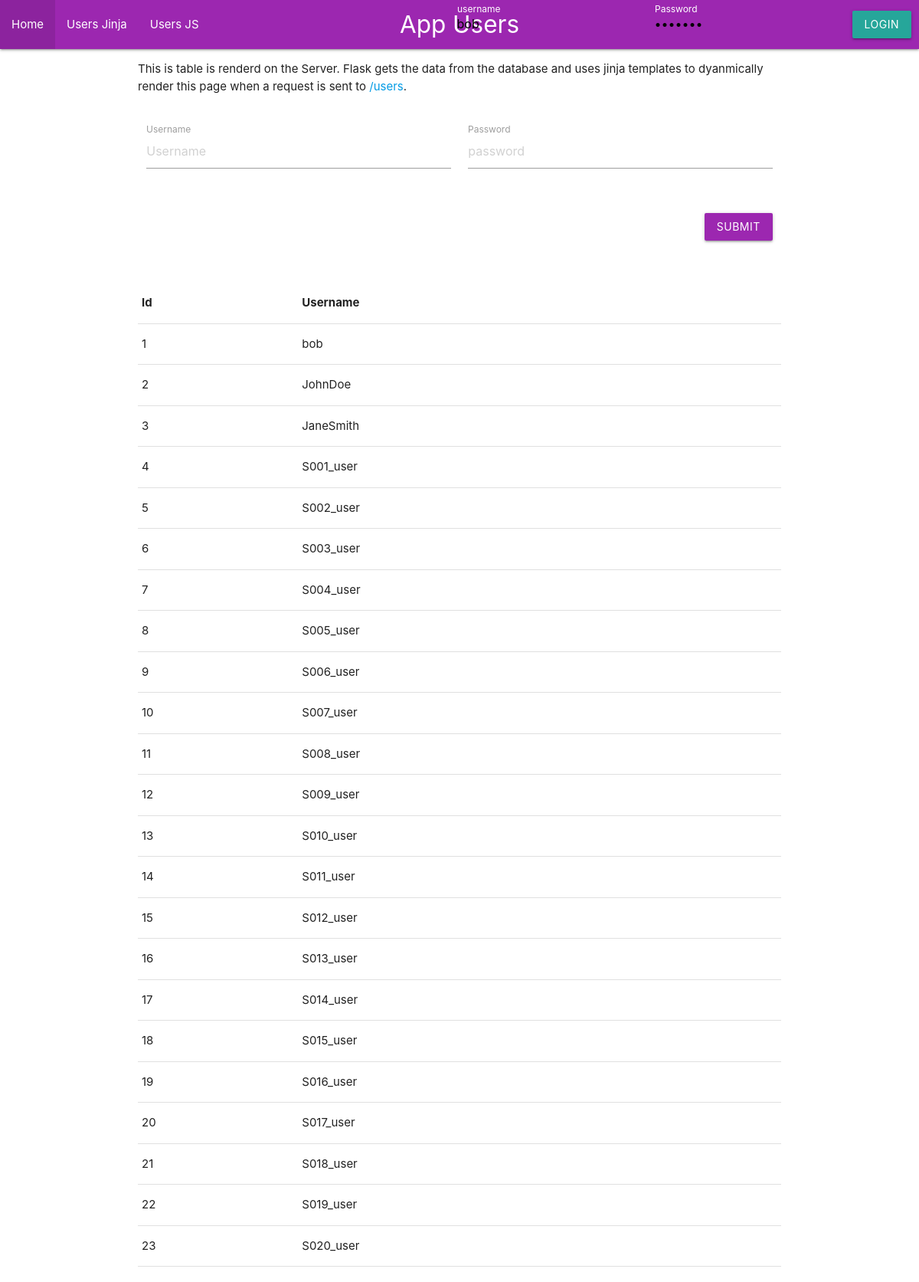
Screenshot of /users with the database file from the repository.
### App/models/user.py (models this page shows, shortened)
class User(db.Model):
    __tablename__ = "user"
    id = db.Column(db.Integer, primary_key=True)
    username =  db.Column(db.String(20), nullable=False, unique=True)
    password = db.Column(db.String(120), nullable=False)
    user_type = db.Column(db.String(20))
    firstName = db.Column(db.String(50), nullable=False)
    lastName = db.Column(db.String(50), nullable=False)
    email = db.Column(db.String(100), nullable=False)
    __mapper_args__ = {
        "polymorphic_identity": "user",
        "polymorphic_on": user_type,  # Updated reference to "user_type"
    }

### App/views/user.py (the view)
@user_views.route('/users', methods=['GET'])
def get_user_page():
    users = get_all_users()
    return render_template('users.html', users=users)

### App/controllers/auth.py (called while the page is built)
def add_auth_context(app):
  @app.context_processor
  def inject_user():
      try:
          verify_jwt_in_request()
          user_id = get_jwt_identity()
          current_user = User.query.get(user_id)
          is_authenticated = True
      except Exception as e:
          print(e)
          is_authenticated = False
          current_user = None
      return dict(is_authenticated=is_authenticated, current_user=current_user)

### App/controllers/user.py (called while the page is built)
def get_all_users():
    return User.query.all()

### App/templates/users.html (shortened to what this page needs)
{% extends "layout.html" %}
{% block page %}App Users{% endblock %}
{% block content %}
    <div class="row">
        <p>
            This is table is renderd on the Server. Flask gets the data from the database and uses jinja templates to dyanmically render this page when a request is sent to <a href="/users">/users</a>.
        </p>
    </div>
    <div class="row">
      <form class="col s12" method="POST" action="/users">
        <div class="row">
          <div class="input-field col s6">
            <input placeholder="Username" name="username" type="text" class="validate">
            <label for="username">Username</label>
          </div>
          <div class="input-field col s6">
            <input placeholder="password" name="password" type="password" class="validate">
            <label for="password">Password</label>
          </div>
        </div>
        <div class="row">
          <div class="input-field col s12">
            <button class="btn waves-effect waves-light right purple" type="submit" name="action">Submit</button>
          </div>
        </div>
      </form>
    </div>
    <div class="row">
      <table>
        <thead>
          <tr>
            <th>Id</th><th>Username</th>
          </tr>
        </thead>
        <tbody>
          {% for user in users %}
            <tr>
                <td>{{user.id}}</td>
                <td>{{user.username}}</td>
            </tr>
          {% endfor %}
      </table>
    </div>
{% endblock %}

### App/templates/layout.html (shortened to what this page needs)
<!doctype html>
<html>
  <head>
    <link rel="stylesheet" href="{{ url_for('static', filename='style.css') }}">
    <link rel="stylesheet" href="https://cdnjs.cloudflare.com/ajax/libs/materialize/1.0.0/css/materialize.min.css">
  </head>
  <body>
      <nav class="purple">
          <div class="nav-wrapper">
              <a href="#!" class="brand-logo center">{% block page %}{% endblock %}</a>
              <ul id="nav-mobile" class="left">
                  <li><a href="/">Home</a></li>
                  <li><a href="/users">Users Jinja</a></li>
                  <li><a href="/static/users">Users JS</a></li>
              </ul>
              {% if is_authenticated %}
              <ul id="nav-mobile" class="right">
                <li><a href="/logout">Logout</a></li>
              </ul>
              {% else %}
              <form class="right navbar-form" method="POST" action="/login" style="display: flex; flex-wrap: nowrap; align-items: center; margin-right: 10px;">
                  <div class="input-field" style="margin-right: 10px;">
                      <input placeholder="username" value="bob" name="username" type="text" class="validate" required>
                      <label for="username">username</label>
                  </div>
                  <div class="input-field" style="margin-right: 10px;">
                      <input placeholder="password"value="bobpass" name="password" type="password" class="validate" required>
                      <label for="password">Password</label>
                  </div>
                  <button type="submit" class="btn waves-effect waves-light">Login</button>
              </form>
              {% endif %}
          </div>
      </nav>
    <div class="container" id="content">{% block content %}{% endblock %}</div>
  </body>
</html>

### App/static/style.css (style rules this page uses)
html { padding: 0; }

### App/templates/layout.html (style rules this page uses)
.navbar-form label { color: white !important; }

### rows the page displays
User: id "1", username "bob"
User: id "2", username "JohnDoe"
User: id "3", username "JaneSmith"
User: id "4", username "S001_user"
User: id "5", username "S002_user"
User: id "6", username "S003_user"
User: id "7", username "S004_user"
User: id "8", username "S005_user"
User: id "9", username "S006_user"
User: id "10", username "S007_user"
User: id "11", username "S008_user"
User: id "12", username "S009_user"
User: id "13", username "S010_user"
User: id "14", username "S011_user"
User: id "15", username "S012_user"
User: id "16", username "S013_user"
User: id "17", username "S014_user"
User: id "18", username "S015_user"
User: id "19", username "S016_user"
User: id "20", username "S017_user"
User: id "21", username "S018_user"
User: id "22", username "S019_user"
User: id "23", username "S020_user"
